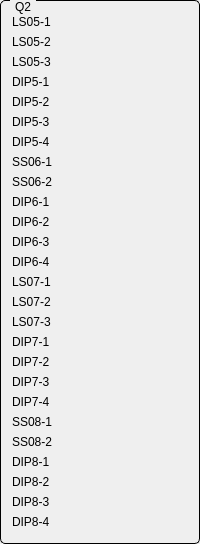
     <widget class="QGroupBox" name="groupBox_2">
      <property name="styleSheet">
       <string notr="true">QGroupBox {
    border: 1px solid black;
    border-radius: 5px;
    margin-top: 0.5em;
}

QGroupBox::title {
    subcontrol-origin: margin;
    left: 10px;
    padding: 0 3px 0 3px;
}</string>
      </property>
      <property name="title">
       <string>Q2</string>
      </property>
      <layout class="QHBoxLayout" name="horizontalLayout_2" stretch="0,1">
       <property name="spacing">
        <number>0</number>
       </property>
       <item>
        <layout class="QVBoxLayout" name="verticalLayout_2">
         <property name="spacing">
          <number>0</number>
         </property>
         <item>
          <widget class="QLabel" name="label_14">
           <property name="sizePolicy">
            <sizepolicy hsizetype="MinimumExpanding" vsizetype="Fixed">
             <horstretch>0</horstretch>
             <verstretch>0</verstretch>
            </sizepolicy>
           </property>
           <property name="minimumSize">
            <size>
             <width>60</width>
             <height>20</height>
            </size>
           </property>
           <property name="maximumSize">
            <size>
             <width>16777215</width>
             <height>20</height>
            </size>
           </property>
           <property name="text">
            <string>LS05-1</string>
           </property>
          </widget>
         </item>
         <item>
          <widget class="QLabel" name="label_15">
           <property name="sizePolicy">
            <sizepolicy hsizetype="MinimumExpanding" vsizetype="Fixed">
             <horstretch>0</horstretch>
             <verstretch>0</verstretch>
            </sizepolicy>
           </property>
           <property name="minimumSize">
            <size>
             <width>60</width>
             <height>20</height>
            </size>
           </property>
           <property name="maximumSize">
            <size>
             <width>16777215</width>
             <height>20</height>
            </size>
           </property>
           <property name="text">
            <string>LS05-2</string>
           </property>
          </widget>
         </item>
         <item>
          <widget class="QLabel" name="label_16">
           <property name="sizePolicy">
            <sizepolicy hsizetype="MinimumExpanding" vsizetype="Fixed">
             <horstretch>0</horstretch>
             <verstretch>0</verstretch>
            </sizepolicy>
           </property>
           <property name="minimumSize">
            <size>
             <width>60</width>
             <height>20</height>
            </size>
           </property>
           <property name="maximumSize">
            <size>
             <width>16777215</width>
             <height>20</height>
            </size>
           </property>
           <property name="text">
            <string>LS05-3</string>
           </property>
          </widget>
         </item>
         <item>
          <widget class="QLabel" name="label_17">
           <property name="sizePolicy">
            <sizepolicy hsizetype="MinimumExpanding" vsizetype="Fixed">
             <horstretch>0</horstretch>
             <verstretch>0</verstretch>
            </sizepolicy>
           </property>
           <property name="minimumSize">
            <size>
             <width>60</width>
             <height>20</height>
            </size>
           </property>
           <property name="maximumSize">
            <size>
             <width>16777215</width>
             <height>20</height>
            </size>
           </property>
           <property name="text">
            <string>DIP5-1</string>
           </property>
          </widget>
         </item>
         <item>
          <widget class="QLabel" name="label_18">
           <property name="sizePolicy">
            <sizepolicy hsizetype="MinimumExpanding" vsizetype="Fixed">
             <horstretch>0</horstretch>
             <verstretch>0</verstretch>
            </sizepolicy>
           </property>
           <property name="minimumSize">
            <size>
             <width>60</width>
             <height>20</height>
            </size>
           </property>
           <property name="maximumSize">
            <size>
             <width>16777215</width>
             <height>20</height>
            </size>
           </property>
           <property name="text">
            <string>DIP5-2</string>
           </property>
          </widget>
         </item>
         <item>
          <widget class="QLabel" name="label_19">
           <property name="sizePolicy">
            <sizepolicy hsizetype="MinimumExpanding" vsizetype="Fixed">
             <horstretch>0</horstretch>
             <verstretch>0</verstretch>
            </sizepolicy>
           </property>
           <property name="minimumSize">
            <size>
             <width>60</width>
             <height>20</height>
            </size>
           </property>
           <property name="maximumSize">
            <size>
             <width>16777215</width>
             <height>20</height>
            </size>
           </property>
           <property name="text">
            <string>DIP5-3</string>
           </property>
          </widget>
         </item>
         <item>
          <widget class="QLabel" name="label_20">
           <property name="sizePolicy">
            <sizepolicy hsizetype="MinimumExpanding" vsizetype="Fixed">
             <horstretch>0</horstretch>
             <verstretch>0</verstretch>
            </sizepolicy>
           </property>
           <property name="minimumSize">
            <size>
             <width>60</width>
             <height>20</height>
            </size>
           </property>
           <property name="maximumSize">
            <size>
             <width>16777215</width>
             <height>20</height>
            </size>
           </property>
           <property name="text">
            <string>DIP5-4</string>
           </property>
          </widget>
         </item>
         <item>
          <widget class="QLabel" name="label_21">
           <property name="sizePolicy">
            <sizepolicy hsizetype="MinimumExpanding" vsizetype="Fixed">
             <horstretch>0</horstretch>
             <verstretch>0</verstretch>
            </sizepolicy>
           </property>
           <property name="minimumSize">
            <size>
             <width>60</width>
             <height>20</height>
            </size>
           </property>
           <property name="maximumSize">
            <size>
             <width>16777215</width>
             <height>20</height>
            </size>
           </property>
           <property name="text">
            <string>SS06-1</string>
           </property>
          </widget>
         </item>
         <item>
          <widget class="QLabel" name="label_22">
           <property name="sizePolicy">
            <sizepolicy hsizetype="MinimumExpanding" vsizetype="Fixed">
             <horstretch>0</horstretch>
             <verstretch>0</verstretch>
            </sizepolicy>
           </property>
           <property name="minimumSize">
            <size>
             <width>60</width>
             <height>20</height>
            </size>
           </property>
           <property name="maximumSize">
            <size>
             <width>16777215</width>
             <height>20</height>
            </size>
           </property>
           <property name="text">
            <string>SS06-2</string>
           </property>
          </widget>
         </item>
         <item>
          <widget class="QLabel" name="label_23">
           <property name="sizePolicy">
            <sizepolicy hsizetype="MinimumExpanding" vsizetype="Fixed">
             <horstretch>0</horstretch>
             <verstretch>0</verstretch>
            </sizepolicy>
           </property>
           <property name="minimumSize">
            <size>
             <width>60</width>
             <height>20</height>
            </size>
           </property>
           <property name="maximumSize">
            <size>
             <width>16777215</width>
             <height>20</height>
            </size>
           </property>
           <property name="text">
            <string>DIP6-1</string>
           </property>
          </widget>
         </item>
         <item>
          <widget class="QLabel" name="label_24">
           <property name="sizePolicy">
            <sizepolicy hsizetype="MinimumExpanding" vsizetype="Fixed">
             <horstretch>0</horstretch>
             <verstretch>0</verstretch>
            </sizepolicy>
           </property>
           <property name="minimumSize">
            <size>
             <width>60</width>
             <height>20</height>
            </size>
           </property>
           <property name="maximumSize">
            <size>
             <width>16777215</width>
             <height>20</height>
            </size>
           </property>
           <property name="text">
            <string>DIP6-2</string>
           </property>
          </widget>
         </item>
         <item>
          <widget class="QLabel" name="label_45">
           <property name="sizePolicy">
            <sizepolicy hsizetype="MinimumExpanding" vsizetype="Fixed">
             <horstretch>0</horstretch>
             <verstretch>0</verstretch>
            </sizepolicy>
           </property>
           <property name="minimumSize">
            <size>
             <width>60</width>
             <height>20</height>
            </size>
           </property>
           <property name="maximumSize">
            <size>
             <width>16777215</width>
             <height>20</height>
            </size>
           </property>
           <property name="text">
            <string>DIP6-3</string>
           </property>
          </widget>
         </item>
         <item>
          <widget class="QLabel" name="label_44">
           <property name="sizePolicy">
            <sizepolicy hsizetype="MinimumExpanding" vsizetype="Fixed">
             <horstretch>0</horstretch>
             <verstretch>0</verstretch>
            </sizepolicy>
           </property>
           <property name="minimumSize">
            <size>
             <width>60</width>
             <height>20</height>
            </size>
           </property>
           <property name="maximumSize">
            <size>
             <width>16777215</width>
             <height>20</height>
            </size>
           </property>
           <property name="text">
            <string>DIP6-4</string>
           </property>
          </widget>
         </item>
         <item>
          <widget class="QLabel" name="label_62">
           <property name="sizePolicy">
            <sizepolicy hsizetype="MinimumExpanding" vsizetype="Fixed">
             <horstretch>0</horstretch>
             <verstretch>0</verstretch>
            </sizepolicy>
           </property>
           <property name="minimumSize">
            <size>
             <width>60</width>
             <height>20</height>
            </size>
           </property>
           <property name="maximumSize">
            <size>
             <width>16777215</width>
             <height>20</height>
            </size>
           </property>
           <property name="text">
            <string>LS07-1</string>
           </property>
          </widget>
         </item>
         <item>
          <widget class="QLabel" name="label_25">
           <property name="sizePolicy">
            <sizepolicy hsizetype="MinimumExpanding" vsizetype="Fixed">
             <horstretch>0</horstretch>
             <verstretch>0</verstretch>
            </sizepolicy>
           </property>
           <property name="minimumSize">
            <size>
             <width>60</width>
             <height>20</height>
            </size>
           </property>
           <property name="maximumSize">
            <size>
             <width>16777215</width>
             <height>20</height>
            </size>
           </property>
           <property name="text">
            <string>LS07-2</string>
           </property>
          </widget>
         </item>
         <item>
          <widget class="QLabel" name="label_53">
           <property name="sizePolicy">
            <sizepolicy hsizetype="MinimumExpanding" vsizetype="Fixed">
             <horstretch>0</horstretch>
             <verstretch>0</verstretch>
            </sizepolicy>
           </property>
           <property name="minimumSize">
            <size>
             <width>60</width>
             <height>20</height>
            </size>
           </property>
           <property name="maximumSize">
            <size>
             <width>16777215</width>
             <height>20</height>
            </size>
           </property>
           <property name="text">
            <string>LS07-3</string>
           </property>
          </widget>
         </item>
         <item>
          <widget class="QLabel" name="label_48">
           <property name="sizePolicy">
            <sizepolicy hsizetype="MinimumExpanding" vsizetype="Fixed">
             <horstretch>0</horstretch>
             <verstretch>0</verstretch>
            </sizepolicy>
           </property>
           <property name="minimumSize">
            <size>
             <width>60</width>
             <height>20</height>
            </size>
           </property>
           <property name="maximumSize">
            <size>
             <width>16777215</width>
             <height>20</height>
            </size>
           </property>
           <property name="text">
            <string>DIP7-1</string>
           </property>
          </widget>
         </item>
         <item>
          <widget class="QLabel" name="label_51">
           <property name="sizePolicy">
            <sizepolicy hsizetype="MinimumExpanding" vsizetype="Fixed">
             <horstretch>0</horstretch>
             <verstretch>0</verstretch>
            </sizepolicy>
           </property>
           <property name="minimumSize">
            <size>
             <width>60</width>
             <height>20</height>
            </size>
           </property>
           <property name="maximumSize">
            <size>
             <width>16777215</width>
             <height>20</height>
            </size>
           </property>
           <property name="text">
            <string>DIP7-2</string>
           </property>
          </widget>
         </item>
         <item>
          <widget class="QLabel" name="label_50">
           <property name="sizePolicy">
            <sizepolicy hsizetype="MinimumExpanding" vsizetype="Fixed">
             <horstretch>0</horstretch>
             <verstretch>0</verstretch>
            </sizepolicy>
           </property>
           <property name="minimumSize">
            <size>
             <width>60</width>
             <height>20</height>
            </size>
           </property>
           <property name="maximumSize">
            <size>
             <width>16777215</width>
             <height>20</height>
            </size>
           </property>
           <property name="text">
            <string>DIP7-3</string>
           </property>
          </widget>
         </item>
         <item>
          <widget class="QLabel" name="label_61">
           <property name="sizePolicy">
            <sizepolicy hsizetype="MinimumExpanding" vsizetype="Fixed">
             <horstretch>0</horstretch>
             <verstretch>0</verstretch>
            </sizepolicy>
           </property>
           <property name="minimumSize">
            <size>
             <width>60</width>
             <height>20</height>
            </size>
           </property>
           <property name="maximumSize">
            <size>
             <width>16777215</width>
             <height>20</height>
            </size>
           </property>
           <property name="text">
            <string>DIP7-4</string>
           </property>
          </widget>
         </item>
         <item>
          <widget class="QLabel" name="label_26">
           <property name="sizePolicy">
            <sizepolicy hsizetype="MinimumExpanding" vsizetype="Fixed">
             <horstretch>0</horstretch>
             <verstretch>0</verstretch>
            </sizepolicy>
           </property>
           <property name="minimumSize">
            <size>
             <width>60</width>
             <height>20</height>
            </size>
           </property>
           <property name="maximumSize">
            <size>
             <width>16777215</width>
             <height>20</height>
            </size>
           </property>
           <property name="text">
            <string>SS08-1</string>
           </property>
          </widget>
         </item>
         <item>
          <widget class="QLabel" name="label_46">
           <property name="sizePolicy">
            <sizepolicy hsizetype="MinimumExpanding" vsizetype="Fixed">
             <horstretch>0</horstretch>
             <verstretch>0</verstretch>
            </sizepolicy>
           </property>
           <property name="minimumSize">
            <size>
             <width>60</width>
             <height>20</height>
            </size>
           </property>
           <property name="maximumSize">
            <size>
             <width>16777215</width>
             <height>20</height>
            </size>
           </property>
           <property name="text">
            <string>SS08-2</string>
           </property>
          </widget>
         </item>
         <item>
          <widget class="QLabel" name="label_63">
           <property name="sizePolicy">
            <sizepolicy hsizetype="MinimumExpanding" vsizetype="Fixed">
             <horstretch>0</horstretch>
             <verstretch>0</verstretch>
            </sizepolicy>
           </property>
           <property name="minimumSize">
            <size>
             <width>60</width>
             <height>20</height>
            </size>
           </property>
           <property name="maximumSize">
            <size>
             <width>16777215</width>
             <height>20</height>
            </size>
           </property>
           <property name="text">
            <string>DIP8-1</string>
           </property>
          </widget>
         </item>
         <item>
          <widget class="QLabel" name="label_52">
           <property name="sizePolicy">
            <sizepolicy hsizetype="MinimumExpanding" vsizetype="Fixed">
             <horstretch>0</horstretch>
             <verstretch>0</verstretch>
            </sizepolicy>
           </property>
           <property name="minimumSize">
            <size>
             <width>60</width>
             <height>20</height>
            </size>
           </property>
           <property name="maximumSize">
            <size>
             <width>16777215</width>
             <height>20</height>
            </size>
           </property>
           <property name="text">
            <string>DIP8-2</string>
           </property>
          </widget>
         </item>
         <item>
          <widget class="QLabel" name="label_47">
           <property name="sizePolicy">
            <sizepolicy hsizetype="MinimumExpanding" vsizetype="Fixed">
             <horstretch>0</horstretch>
             <verstretch>0</verstretch>
            </sizepolicy>
           </property>
           <property name="minimumSize">
            <size>
             <width>60</width>
             <height>20</height>
            </size>
           </property>
           <property name="maximumSize">
            <size>
             <width>16777215</width>
             <height>20</height>
            </size>
           </property>
           <property name="text">
            <string>DIP8-3</string>
           </property>
          </widget>
         </item>
         <item>
          <widget class="QLabel" name="label_49">
           <property name="sizePolicy">
            <sizepolicy hsizetype="MinimumExpanding" vsizetype="Fixed">
             <horstretch>0</horstretch>
             <verstretch>0</verstretch>
            </sizepolicy>
           </property>
           <property name="minimumSize">
            <size>
             <width>60</width>
             <height>20</height>
            </size>
           </property>
           <property name="maximumSize">
            <size>
             <width>16777215</width>
             <height>20</height>
            </size>
           </property>
           <property name="text">
            <string>DIP8-4</string>
           </property>
          </widget>
         </item>
        </layout>
       </item>
       <item>
        <layout class="QVBoxLayout" name="ltQ2">
         <property name="spacing">
          <number>0</number>
         </property>
        </layout>
       </item>
      </layout>
     </widget>
